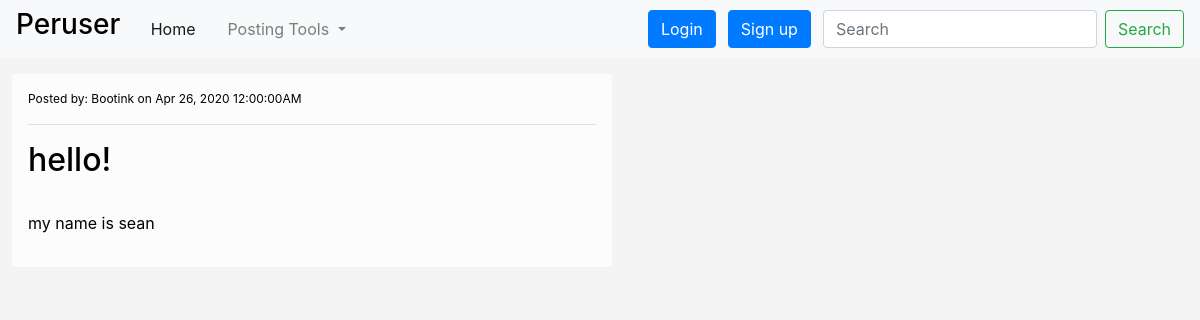
Before: / with the older database file.
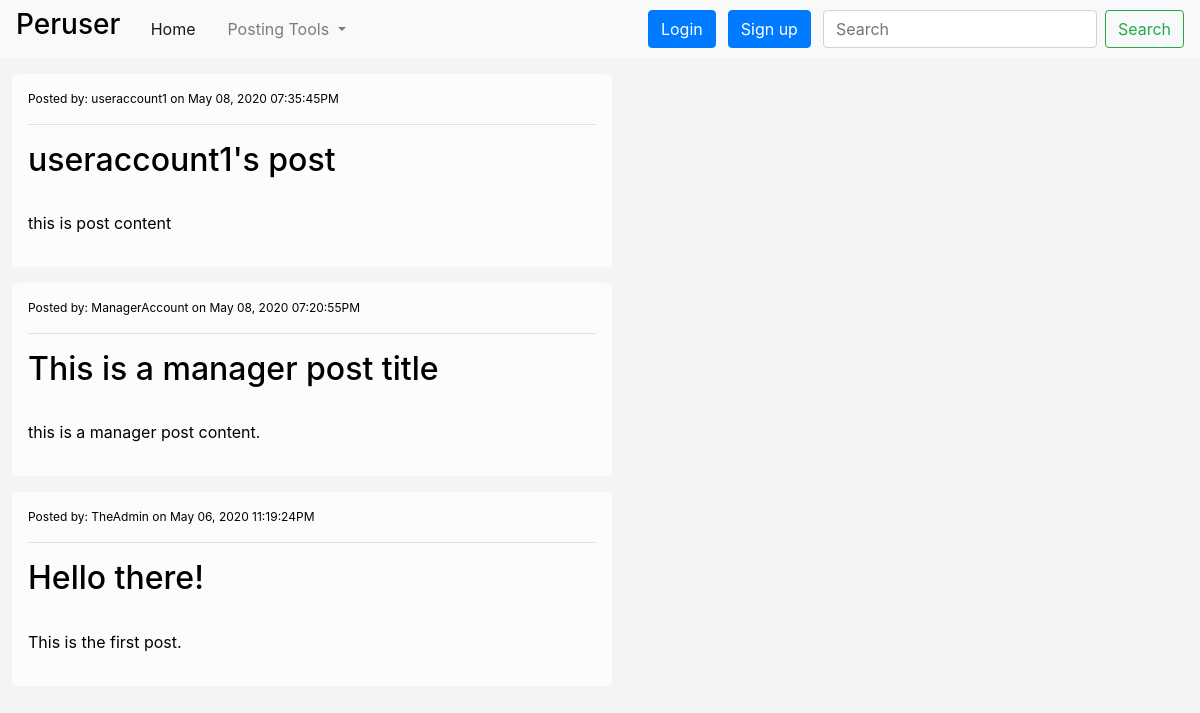
After: the same page with the newer database file.
### tables this page shows
CREATE TABLE `posts` (
  `id` int(10) UNSIGNED NOT NULL,
  `userid` int(10) UNSIGNED NOT NULL,
  `datecreated` datetime DEFAULT current_timestamp(),
  `title` varchar(35) NOT NULL DEFAULT 'None',
  `content` text DEFAULT NULL,
  `likes` int(10) UNSIGNED NOT NULL DEFAULT 0
);

CREATE TABLE `users` (
  `id` int(10) UNSIGNED NOT NULL,
  `authority` varchar(7) NOT NULL DEFAULT 'user',
  `username` varchar(20) DEFAULT NULL,
  `password` varchar(65) DEFAULT NULL,
  `bio` text DEFAULT NULL,
  `email` varchar(35) NOT NULL DEFAULT 'user'
);

### utils/classes.php (the view, shortened to what this page needs)
<?php
	class Post{
		public $id;
		public $userID;
		public $date_created;
		public $title;
		public $content;
		public function __construct($id=null, $userID=null, $date_created=null, $title=null, $content=null, $db=null){
			$this->db = $db;
			$this->id = $id;
			$this->userID = $userID;
			$this->date_created = date('M d, Y h:i:sA', strtotime($date_created));
			$this->title = $title;
			$this->content = $content;
		}
		public function echoPostList(){
			echo '<a href="rsrc/detail.php?id='.$this->id.'"><div class="post-style box"><p class="post-header-style">Posted by: '.
			mysqli_fetch_assoc(mysqli_query($this->db, "SELECT * FROM users WHERE id=$this->userID;"))['username'].' on '
			.$this->date_created.'</p><hr><h2>'.$this->title.'</h2><br><p>'.$this->content.'</p></div></a>';
		}
	}
?>

### rsrc/header.php (shortened to what this page needs)
<!doctype html>
<html lang="en">
  <head>
    <link rel="stylesheet" href="https://stackpath.bootstrapcdn.com/bootstrap/4.4.1/css/bootstrap.min.css">
	</head>

### index.php (shortened to what this page needs)
<?php
require_once('utils/settings.php');
require('rsrc/header.php');
?>
  <body>
  <?php
	require('rsrc/nav_bar.php');
	?>
	<div class="post-area">
		<?php
			$data = mysqli_query($db, 'SELECT * FROM posts ORDER BY datecreated DESC LIMIT 10;');
			while($row = mysqli_fetch_assoc($data)){
				$post = new Post($row['id'], $row['userid'], $row['datecreated'], $row['title'], $row['content'], $db);
				$post->echoPostList();
			}
		?>
	</div>
    <?php
		require('rsrc/footer.php');
	?>

### rsrc/nav_bar.php (shortened to what this page needs)
<?php
$currentDirectory = explode('/', $_SERVER['PHP_SELF']);
$inRoot = True;
if($currentDirectory[count($currentDirectory) - 2] != 'Reddit Clone'){
	$inRoot = False;
}
$session_not_set = !isset($_SESSION['user-data']);
?>
<nav class="navbar navbar-expand-lg navbar-light bg-light">
  <a class="" href="<?=($inRoot? '' :'../')?>index.php"><h3>Peruser&nbsp;&nbsp;&nbsp;</h3></a>
  <div class="collapse navbar-collapse" id="navbarSupportedContent">
    <ul class="navbar-nav mr-auto">
      <li class="nav-item active">
        <a class="nav-link" href="<?=($inRoot? '' :'../')?>index.php">Home <span class="sr-only">(current)</span></a>
      </li>
      <li class="nav-item">
        <a class="nav-link" href="#"></a>
      </li>
      <li class="nav-item dropdown">
        <a class="nav-link dropdown-toggle" href="#" id="navbarDropdown" role="button" data-toggle="dropdown" aria-haspopup="true" aria-expanded="false">
          Posting Tools
        </a>
      </li>
      <li class="nav-item">
        <a class="nav-link disabled" href="#" tabindex="-1" aria-disabled="true"></a>
      </li>
    </ul>
	<?php
		if($session_not_set){
			echo '<a href="'.($inRoot? '' :'../').'login/login.php"><button type="button" class="btn btn-primary butn">Login</button></a>
				  <a href="'.($inRoot? '' :'../').'signin/signup.php"><button type="button" class="btn btn-primary butn">Sign up</button></a>';
		}
		else{
			echo '<a href="'.($inRoot? '' :'../').'signin/signout.php"><button type="button" class="btn btn-primary butn">Sign out</button></a>';
		}
	?>
    <form class="form-inline my-2 my-lg-0">
      <input class="form-control mr-sm-2" type="search" placeholder="Search" aria-label="Search">
      <button class="btn btn-outline-success my-2 my-sm-0" type="submit">Search</button>
    </form>
  </div>
</nav>

### rsrc/footer.php (shortened to what this page needs)
  </body>
</html>

### rsrc/header.php (style rules this page uses)
a { text-decoration: none; }
a:link { color: black; }
.post-style { background-color: #FCFCFC; width: 100%; margin-top: 1em; border-radius: 1%; padding: 1em; word-wrap: break-word; }
.post-area { margin-top: 1em; margin-left: 1%; width: 50%; word-wrap: break-word; }
.post-header-style { font-weight: 5px; font-size: 0.75em; }
body { background-color: #F4F4F4; }
.butn { margin-right: 0.75em; }

Changed rows visible on the page:
removed posts: userid.username "Bootink", datecreated "Apr 26, 2020 12:00:00AM", title "hello!", content "my name is sean"
added posts: userid.username "useraccount1", datecreated "May 08, 2020 07:35:45PM", title "useraccount1's post", content "this is post content"
added posts: userid.username "ManagerAccount", datecreated "May 08, 2020 07:20:55PM", title "This is a manager post title", content "this is a manager post content."
added posts: userid.username "TheAdmin", datecreated "May 06, 2020 11:19:24PM", title "Hello there!", content "This is the first post."
